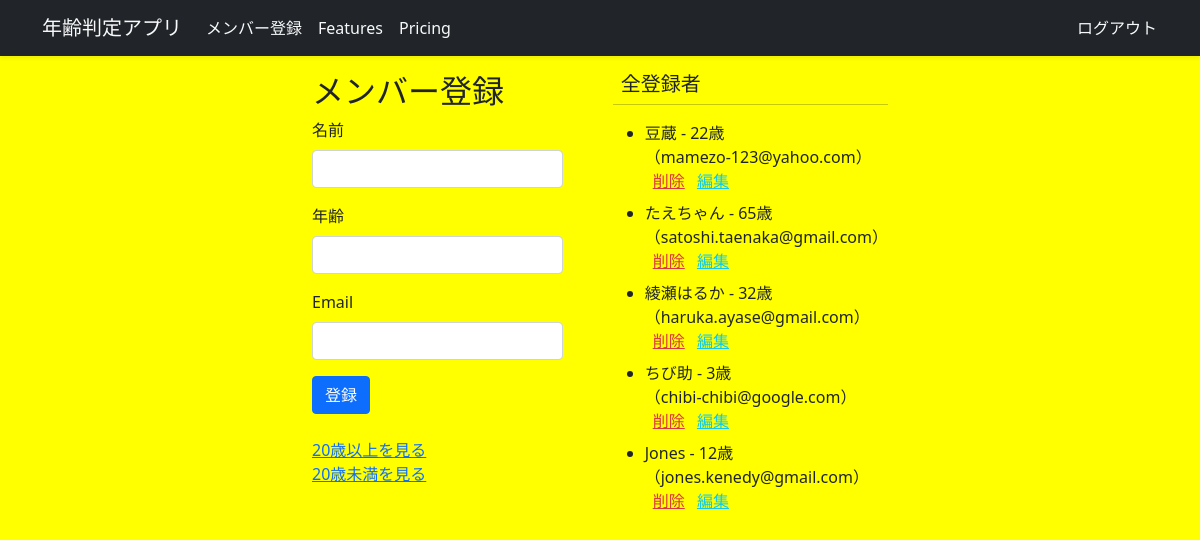
Screenshot of / (signed in) with the database file from the repository.
### app/models.py (models this page shows)
class Person(db.Model):
    id = db.Column(db.Integer, primary_key=True)
    name = db.Column(db.String(50))
    age = db.Column(db.Integer)
    email = db.Column(db.String(120))
    user_id = db.Column(db.Integer, db.ForeignKey('user.id', name='fk_person_user_id'), nullable=False)

### app/main_routes.py (the view, shortened to what this page needs)
@main.route('/', methods=['GET', 'POST'])
@login_required
def index():
    form = PersonForm()
    persons = Person.query.filter_by(user_id=current_user.id).all()
    return render_template(
        'index.html',
        form=form,
        people=persons
    )

### app/forms.py
class PersonForm(FlaskForm):
    name = StringField(
        '名前',
        validators=[DataRequired()]
    )
    age = IntegerField(
        '年齢',
        validators=[DataRequired(), NumberRange(min=0)]
    )
    email = StringField(
        'Email',
        validators=[DataRequired(), Email()]
    )
    submit = SubmitField('登録')

### app/__init__.py (called while the page is built)
@login_manager.user_loader
def load_user(user_id):
    return User.query.get(int(user_id))

### app/templates/index.html (shortened to what this page needs)
{% extends 'base.html' %}
{% block content %}
<div class="cont">
  <div class="wrapper_left">
    <h2>メンバー登録</h2>
    <form method="post">
      <div class="mb-3">
        {{ form.name.label(class="form-label") }}
        {{ form.name(class="form-control") }}
      </div>
      <div class="mb-3">
        {{ form.age.label(class="form-label") }}
        {{ form.age(class="form-control") }}
      </div>
      <div class="mb-3">
        {{ form.email.label(class="form-label") }}
        {% if form.email.errors %}
            {{ form.email(class="form-control is-invalid") }}
            <div class="invalid-feedback">
              {% for error in form.email.errors %}
                  {{ error }}
              {% endfor %}
            </div>
        {% else %}
            {{ form.email(class="form-control") }}
        {% endif %}
     </div>
        {{ form.submit(class="btn btn-primary") }}
   </form>
    <br>
    <a href="{{ url_for('main.over20') }}">20歳以上を見る</a>
    <br><a href="{{ url_for('main.under20') }}">20歳未満を見る</a>
  </div>
  <div class="wrapper_right">
    <h5 class="ms-2">全登録者</h5>
    <hr class="mt-1">
    <ul>
      {% for p in people %}
      <li class="mb-2">
        {{ p.name }} - {{ p.age }}歳 <br>（{{ p.email }}）
        <br>
        <a href="{{ url_for('main.delete', id=p.id ) }}" class="text-danger ms-2">削除</a>
        <a href="{{ url_for('main.edit', id=p.id ) }}" class="text-info ms-2">編集</a>
      </li>
      {% endfor %}
    </ul>
  </div>
</div>
{% endblock %}

### app/templates/base.html (shortened to what this page needs)
<!DOCTYPE html>
<html lang="ja">
<head>
    <link rel="stylesheet" href="{{ url_for('static', filename='css/main.css') }}"/>
    <link href="https://cdn.jsdelivr.net/npm/bootstrap@5.0.2/dist/css/bootstrap.min.css" rel="stylesheet">
</head>
<body>
<nav class="navbar navbar-expand-lg navbar-dark bg-dark shadow-sm">
  <div class="container">
    <a class="navbar-brand text-light" href="{{ url_for('main.index') }}">年齢判定アプリ</a>
      <div class="collapse navbar-collapse" id="navbarNav">
          {% if current_user.is_authenticated %}
          <ul class="navbar-nav me-auto">
              <li class="nav-item">
                  <a class="nav-link active text-light" aria-current="page" href="{{ url_for('main.index') }}">メンバー登録</a>
              </li>
              <li class="nav-item">
                  <a class="nav-link text-light" href="#">Features</a>
              </li>
              <li class="nav-item">
                  <a class="nav-link text-light" href="#">Pricing</a>
              </li>
          </ul>
          <ul class="navbar-nav">
              <li class="nav-item">
                <form method="POST"
                    action="{{ url_for('auth.logout') }}"
                    class="nav-link p-0 m-0">
                    <button type="submit"
                        class="btn btn-link nav-link p-0 m-0 text-light">
                        ログアウト
                    </button>
                </form>
            </li>
        </ul>
          {% endif %}
      </div>
  </div>
</nav>
    <div class="container col-md-6 mt-3">
        {% block content %}
        {% endblock %}
    </div>
</body>
</html>

### app/static/css/main.css (style rules this page uses)
html > body { background-color: yellow; }
.cont { display: flex; }
.wrapper_left { width: 70%; }
.wrapper_right { margin-left: 50px; }

### rows the page displays
Person: name "豆蔵", age "22", email "mamezo-123@yahoo.com"
Person: name "たえちゃん", age "65", email "satoshi.taenaka@gmail.com"
Person: name "綾瀬はるか", age "32", email "haruka.ayase@gmail.com"
Person: name "ちび助", age "3", email "chibi-chibi@google.com"
Person: name "Jones", age "12", email "jones.kenedy@gmail.com"
